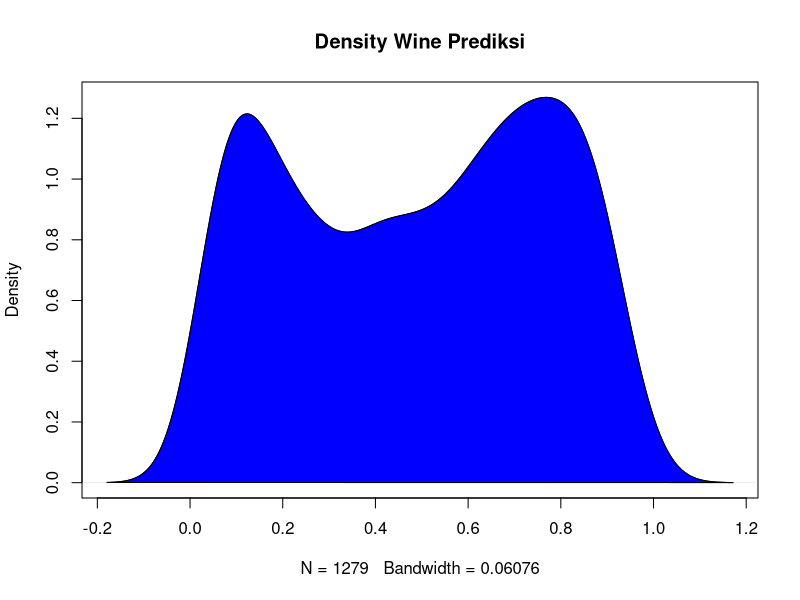

The R source for this figure: (Note: this script raises an error after producing the figure.)
## ---- chunk 1
knitr::opts_chunk$set(echo = TRUE,
                      mmessage = FALSE,
                      warning = FALSE,
                      fig.align = 'center',
                      comment = '#>')
options(scipen = 999)
## ---- chunk 2
library(gtools)
library(GGally)
library(gmodels)
library(class)
library(caret)
library(dplyr)
library(rsample)
## ---- chunk 3
wine <- read.csv("winequality-red.csv")
head(wine)
## ---- chunk 4
wine$class <- ifelse(wine$quality <= 5 , "NotGood" , "Good")
## ---- chunk 5
glimpse(wine)
## ---- chunk 6
wine_clean <- wine %>% 
            mutate(class = as.factor(class)) %>% 
            select(-quality)
glimpse(wine_clean)
## ---- chunk 7
colSums(is.na(wine_clean))
## ---- chunk 8
RNGkind(sample.kind = "Rounding")
set.seed(105)


intrain <- initial_split(data = wine_clean, prop = 0.8, strata = class)
wine.train <- training(intrain)
wine.test <- training(intrain)

## ---- chunk 9
prop.table(table(wine.train$class))
prop.table(table(wine.test$class))
## ---- chunk 10
wine.up <- upSample(x = wine.train %>% select(-class),
                    y = wine.test$class,
                    yname = "class")

prop.table(table(wine.up$class))
                  
## ---- chunk 11
model.wine <- glm(class ~ ., wine.up,family = "binomial")
summary(model.wine)
## ---- chunk 12
model.wine2 <- step(model.wine, direction = "both")
## ---- chunk 13
summary(model.wine2)
## ---- chunk 14
#alcohol
inv.logit(-0.775480)
## ---- chunk 15
wine.test$prediksi <- predict(object = model.wine2,
                              newdata = wine.test,
                              type = "response")
                                  
                      
## ---- chunk 16
plot.wine <- density(wine.test$prediksi)
plot(plot.wine, main = "Density Wine Prediksi")
polygon(plot.wine, col="blue", border="black")
## ---- chunk 17
wine.test$pred.label <- ifelse(wine.test$prediksi < 0.5, "NotGood" , "Good" )

wine.test$pred.label <- as.factor(wine.test$pred.label)
str(wine.test)
## ---- chunk 18
wine.test %>% 
  select(class,prediksi,pred.label) %>% 
  head()
## ---- chunk 19
wine.conf <- confusionMatrix(wine.test$pred.label, wine.test$class, positive = "NotGood")
wine.conf
## ---- chunk 20
wine.scale <- wine.up %>% 
  mutate(class = as.factor(class))
  
  
## ---- chunk 21
RNGkind(sample.kind = "Rounding")
set.seed(105)

init <- initial_split(wine.up, prop = 0.8, strara = "class")
ws.train <- training(init)
ws.test <- testing(init)



## ---- chunk 22
prop.table(table(ws.train$class))
prop.table(table(ws.test$class))
## ---- chunk 23
#Prediktor
ws.train.x <- ws.train %>% 
  select(-class)

ws.test.x <- ws.test %>% 
  select(-class)

#Target
ws.train.y <- ws.train %>% 
  select(class)

ws.test.y <- ws.test %>% 
  select(class)
## ---- chunk 24
ws.train.xs <- ws.train.x %>% 
              select_if(is.numeric) %>% 
              scale()

ws.test.xs <- ws.test.x %>% 
              select_if(is.numeric) %>% 
              scale()
## ---- chunk 25
sqrt(nrow(ws.train.x))
## ---- chunk 26
wine.prediksi <- knn(train = ws.train.xs, 
                     test = ws.test.xs,
                     cl = ws.train.y$class,
                     k = 33)
head(wine.prediksi)
## ---- chunk 27
confusionMatrix(data = wine.prediksi,
                reference = as.factor(ws.test.y$class),
                positive = "NotGood")
